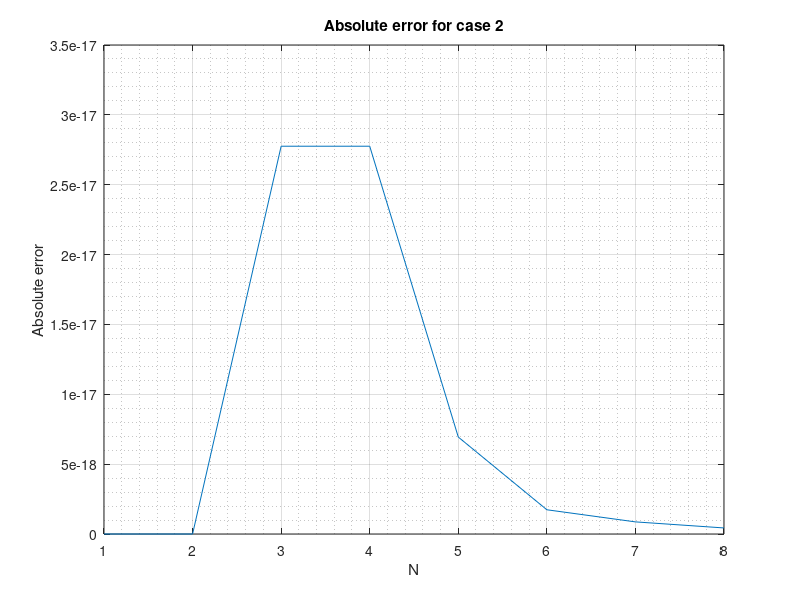

Reproduce this figure in MATLAB.
clear;

N = 8; % number of nodes (must be >= 2)
Is = 1; % current source

% resistor values
Rs = ones(1, N-1);
Rg = ones(1, N-1);

% conductance values
Gs = 1./Rs;
Gg = 1./Rg;

% building the matrices
A = zeros(N, N);
b = zeros(N, 1);

A(1, 1) = Gs(1);
A(1, 2) = -Gs(1);
b(1) = Is;

for n = 2:N-1
    A(n, n-1) = Gs(n-1);
    A(n, n) = -(Gs(n-1) + Gs(n) + Gg(n-1));
    A(n, n+1) = Gs(n);
end

A(N, N-1) = Gs(N-1);
A(N, N) = -(Gs(N-1) + Gg(N-1));

% exact solution
x_exact = A\b;

% Jacobi solution
D = zeros(N, N); % diagonal matrix
D1 = diag(A);
for n = 1:N
    D(n, n) = D1(n);
end

R = A - D; % remainder matrix

inv_D = inv(D); % inverse of diagonal

% assert spectral radius of iteration matrix is < 1
assert(max(abs(eig(inv_D*R))) < 1);

x_old = ones(N, 1);
x_new = x_old;
for n = 1:500
    x_new = inv_D*(b - R*x_old);
    x_old = x_new;
end

figure
plot(abs(x_exact - x_new))
xlabel('N')
ylabel('Absolute error')
title('Absolute error for case 2')
set(gca, 'XTick', 1:N)
grid on
grid minor